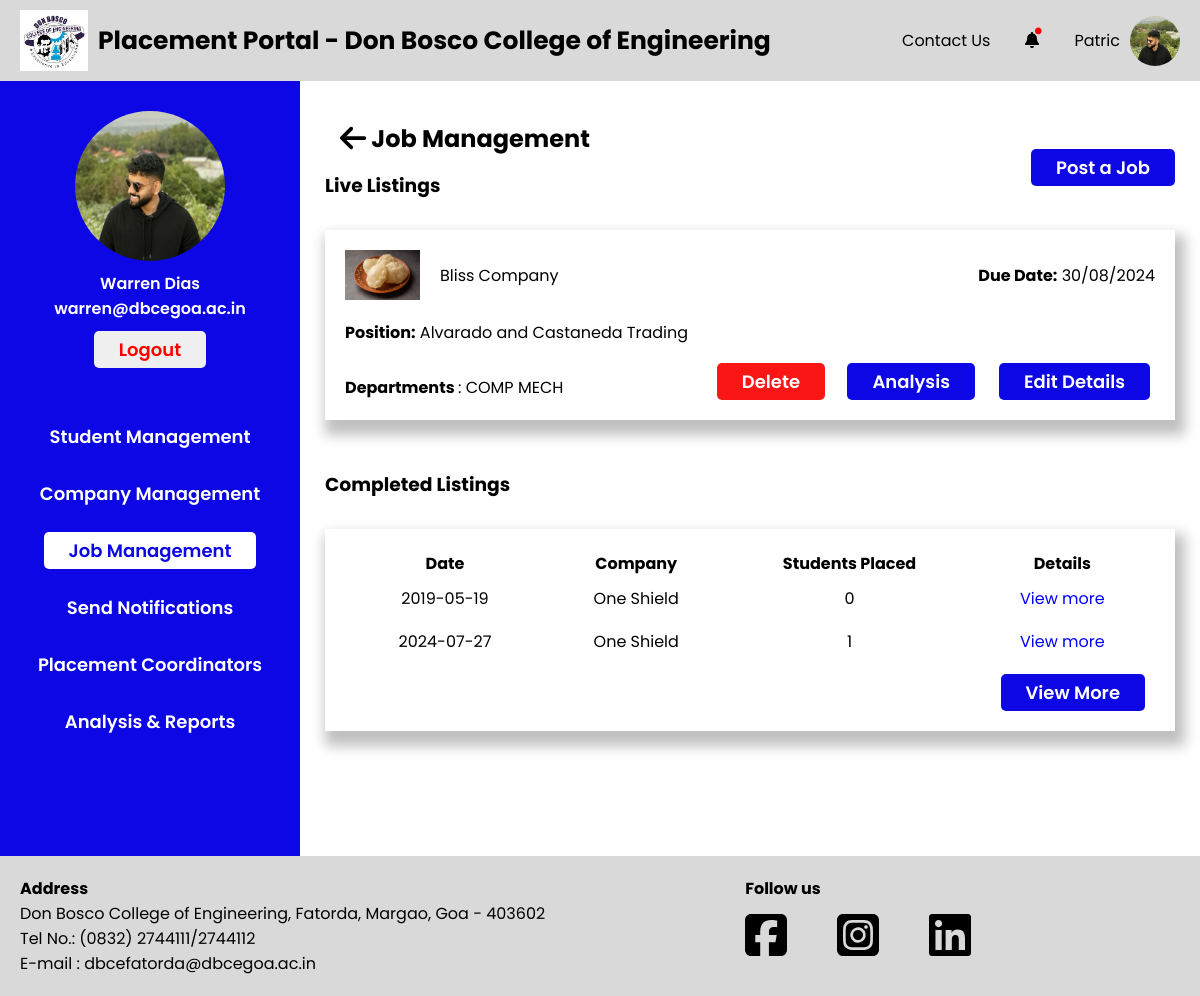
The page /PlacementCoordinator/job-management.php (signed in) on the database its author committed.
### tables this page shows
CREATE TABLE `placementcoordinator` (
  `PC_Email` varchar(255) NOT NULL,
  `PC_Fname` varchar(255) NOT NULL,
  `PC_Mname` varchar(255) DEFAULT NULL,
  `PC_Lname` varchar(255) DEFAULT NULL,
  `PC_Password` varchar(255) NOT NULL,
  `PC_Contact_no` varchar(20) NOT NULL,
  `PC_Profile_pic` varchar(255) DEFAULT NULL,
  `PC_Dept_id` int(11) DEFAULT NULL,
  `PC_Status` enum('active','inactive') NOT NULL DEFAULT 'active'
);

CREATE TABLE `company` (
  `C_id` int(11) NOT NULL,
  `C_Name` varchar(255) NOT NULL,
  `C_Logo` varchar(255) DEFAULT NULL,
  `C_Domain` varchar(255) DEFAULT NULL,
  `C_Scope` varchar(255) DEFAULT NULL,
  `C_Description` text DEFAULT NULL,
  `C_Location` varchar(255) DEFAULT NULL,
  `C_Website` varchar(255) DEFAULT NULL,
  `C_HR_name` varchar(255) DEFAULT NULL,
  `C_HR_email` varchar(255) DEFAULT NULL,
  `C_HR_phone` varchar(20) DEFAULT NULL,
  `C_Date_of_Reg` date DEFAULT current_timestamp(),
  `C_PC_Email` varchar(255) DEFAULT NULL
);

CREATE TABLE `jobplacements` (
  `J_id` int(11) NOT NULL,
  `J_Position` varchar(255) NOT NULL,
  `J_Backlogs_allowed` tinyint(1) DEFAULT NULL,
  `J_Description` text DEFAULT NULL,
  `J_Due_date` date DEFAULT NULL,
  `J_Offered_salary` float DEFAULT NULL,
  `J_Req_cgpa` decimal(4,2) DEFAULT NULL,
  `J_No_of_posts` int(11) DEFAULT NULL
);

CREATE TABLE `department` (
  `Dept_id` int(11) NOT NULL,
  `Dept_name` varchar(255) NOT NULL
);

### PlacementCoordinator/tpo-utility-functions.php (the view, shortened to what this page needs)
<?php
function getLiveJobListings()
{
    global $conn;
    $fetchJobQuery = "
        SELECT C.C_Name as cname, C.C_Logo clogo, P.J_Due_date duedate, P.J_Position position, J.J_id jid
        FROM company as C
        INNER JOIN jobposting as J ON J.C_id = C.C_id
        INNER JOIN jobplacements as P ON P.J_id = J.J_id
        WHERE P.J_Due_date >= CURRENT_DATE;
    ";
    $fetchJob = $conn->prepare($fetchJobQuery);
    $fetchJob->execute();
    $result = $fetchJob->get_result();
    while ($row = $result->fetch_assoc()) {
        $row["jid"] = (int) $row["jid"];
        $fetchJobDeptQuery = "
            SELECT d.Dept_name dname FROM department as d
            INNER JOIN jobdepartments as jd on d.Dept_id = jd.Dept_id
            WHERE jd.J_id = ?;
        ";
        $fetchJobDept = $conn->prepare($fetchJobDeptQuery);
        $fetchJobDept->bind_param("i", $row["jid"]);
        $fetchJobDept->execute();
        $resultDept = $fetchJobDept->get_result();
        echo '<div class="sections">
                <div class="company-container">
                    <div class="company-logo-container">
                        <img src="../Data/Companies/Company_Logo/' . $row['clogo'] . '" alt="">
                        <p>' . $row['cname'] . '</p>
                    </div>
                    <p><strong>Due Date:</strong> ' . date("d/m/Y", strtotime($row['duedate'])) . '</p>
                </div>
                <p class="position"><strong>Position:</strong> ' . $row['position'] . '</p>
                <p class="department"><strong>Departments </strong>: ';
        while ($rowDept = $resultDept->fetch_assoc()) {
            echo $rowDept["dname"] . " ";
        }
        echo '</p>
                <form action="" method="post">
                    <input name="jid" type="hidden" value="'.$row["jid"].'">
                    <button name="delete-listing" class="delete-button">Delete</button>
                </form>
                <a href="./job-live-listing-analysis.php?jid=' . $row["jid"] . '"><button class="analysis-button">Analysis</button></a>
                <a href=""><button class="edit-button">Edit Details</button></a>
            </div>';
    }
}
function getCompletedJobListings()
{
    global $conn;
    $fetchJobQuery = "SELECT c.C_Name as cname, j.J_Due_date as duedate, SUM(ja.placed) as totalplaced
        FROM company as c
        INNER JOIN jobposting as jp ON jp.C_id=c.C_id
        INNER JOIN jobplacements as j ON jp.J_id=j.J_id
        INNER JOIN jobapplication as ja ON ja.J_id=j.J_id
        WHERE j.J_Due_date < CURRENT_DATE
        GROUP BY c.C_Name, j.J_Due_date;";
    $fetchJob = $conn->prepare($fetchJobQuery);
    $fetchJob->execute();
    $result = $fetchJob->get_result();
    while ($row = $result->fetch_assoc()) {
        echo '<tr>
                        <td>' . $row["duedate"] . '</td>
                        <td>' . $row["cname"] . '</td>
                        <td>' . $row["totalplaced"] . '</td>
                        <td><a href="">View more</a></td>
                    </tr>';
    }
}

### PlacementCoordinator/sidebar.php (shortened to what this page needs)
<?php
global $conn;
if (isset($_SESSION["user_type"]) && isset($_SESSION["user_email"])) {
    $useremail = $_SESSION["user_email"];
    $fetchStudentQuery = "SELECT PC_Email,PC_Fname,PC_Lname,PC_Profile_pic from placementcoordinator
WHERE PC_Email= ?;";
    $fetchStudent = $conn->prepare($fetchStudentQuery);
    $fetchStudent->bind_param("s", $useremail);
    $fetchStudent->execute();
    $result = $fetchStudent->get_result();
    if ($result->num_rows > 0) {
        $userInfo = $result->fetch_assoc();
        $userName = htmlspecialchars($userInfo['PC_Fname'] . ' ' . $userInfo['PC_Lname']);
        $userProfilePic = htmlspecialchars($userInfo['PC_Profile_pic']);
        $userEmail = htmlspecialchars($useremail);
        echo '<div class="side-bar-container">
    <div class="fixed-container">
        <div class="top-container">
            <img src="../Data/Placement_Coordinators/Profile_Images/'.$userProfilePic.'" alt="">
            <p>'.$userName.'</p>
            <p>'.$userEmail.'</p>
            <a href="../logout.php"><button id="logout">Logout</button></a>
        </div>
        <div class="bottom-container">
            <a href="./student-management.php"><button id="studentmanagement">Student Management</button></a>
            <a href="./company.php"><button id="companymanagement">Company Management</button></a>
            <a href="./job-management.php"><button id="jobmanagement">Job Management</button></a>
            <a href="./notifications.php"><button id="notifications">Send Notifications</button></a>
            <a href="./placementcordinator.php"><button id="placementcoordinator">Placement Coordinators</button></a>
            <a href="./analysis-and-report.php"><button id="analysisreport">Analysis & Reports</button></a>
        </div>
    </div>
</div>';
} else {
    }
} else {
    echo "Session variables not set.";
}

### PlacementCoordinator/css/footer.css (style rules this page uses)
a { all: unset; }

### PlacementCoordinator/css/sidebar.css (style rules this page uses)
.side-bar-container { width: 25%; background-color: var(--primary-blue); padding-bottom: 50px; }
.fixed-container { position: -webkit-sticky; position: sticky; top: 30px; }
.top-container { margin-top: 30px; display: flex; flex-direction: column; align-items: center; }
.top-container img { width: 150px; height: 150px; border-radius: 50%; margin-bottom: 10px; }
.top-container p { color: var(--primary-white); font-weight: 600; }
#logout { margin-top: 10px; padding-block: 5px; padding-inline: 25px; border-radius: 5px; border: none; font-weight: 600; font-size: 18px; cursor: pointer; color: red; }
.bottom-container { margin-top: 50px; display: flex; flex-direction: column; align-items: center; gap: 20px; }
.bottom-container button { padding: 5px 25px; border-radius: 5px; border: none; font-weight: 600; font-size: 18px; cursor: pointer; color: var(--primary-white); background-color: var(--primary-blue); }

### PlacementCoordinator/css/root.css (style rules this page uses)
*,*::after,*::before { padding: 0; margin: 0; box-sizing: border-box; font-family: "Poppins", sans-serif; }
:root { --primary-blue : #0C07E4; --primary-grey : #d9d9d9; --primary-white : white; --primary-red : #FB1616; --secondary-grey : #969696; }

### PlacementCoordinator/css/job-management.css (style rules this page uses)
*,*::after,*::before { padding: 0; margin: 0; box-sizing: border-box; font-family: "Poppins", sans-serif; }
:root { --primary-blue : #0C07E4; --primary-grey : #d9d9d9; --primary-white : white; --primary-red : #FB1616; }
#jobmanagement { color: var(--primary-blue); background-color: var(--primary-white); }
.sections { position: relative; margin-top: 30px; box-shadow: 5px 10px 12.3px 5px rgba(0, 0, 0, .25); padding: 20px; margin-bottom: 50px; }
.company-logo-container > img { height: 50px; }
.company-logo-container { display: flex; align-items: center; gap: 20px; }
.company-container { display: flex; justify-content: space-between; align-items: center; }
.position , .department { margin-top: 20px; }
.position { margin-bottom: 30px; }
.sections .analysis-button { margin-top: 10px; padding-block: 5px; padding-inline: 25px; border-radius: 5px; border: none; font-weight: 600; font-size: 18px; cursor: pointer; background-color: var(--primary-blue); color: var(--primary-white); position: absolute; right: 200px; bottom: 20px; }
.sections .delete-button { margin-top: 10px; padding-block: 5px; padding-inline: 25px; border-radius: 5px; border: none; font-weight: 600; font-size: 18px; cursor: pointer; background-color: var(--primary-red); color: var(--primary-white); position: absolute; right: 350px; bottom: 20px; }
.sections .edit-button { margin-top: 10px; padding-block: 5px; padding-inline: 25px; border-radius: 5px; border: none; font-weight: 600; font-size: 18px; cursor: pointer; background-color: var(--primary-blue); color: var(--primary-white); position: absolute; right: 25px; bottom: 20px; }
.sections td { padding: 8px; text-align: center; }
.sections a { cursor: pointer; color: blue; }

### rows shown on the page
placementcoordinator: PC_Profile_pic (picture), userName "Warren Dias"
company: C_Logo (picture), C_Name "Bliss Company", jobplacements.J_Due_date "30/08/2024", jobplacements.J_Position "Alvarado and Castaneda Trading"
department: Dept_name "COMP"
department: Dept_name "MECH"

### other values the page prints
$userEmail "warren@dbcegoa.ac.in"
$row["duedate"] "2019-05-19"
$row["cname"] "One Shield"
$row["totalplaced"] "0"
$row["duedate"] "2024-07-27"
$row["totalplaced"] "1"
